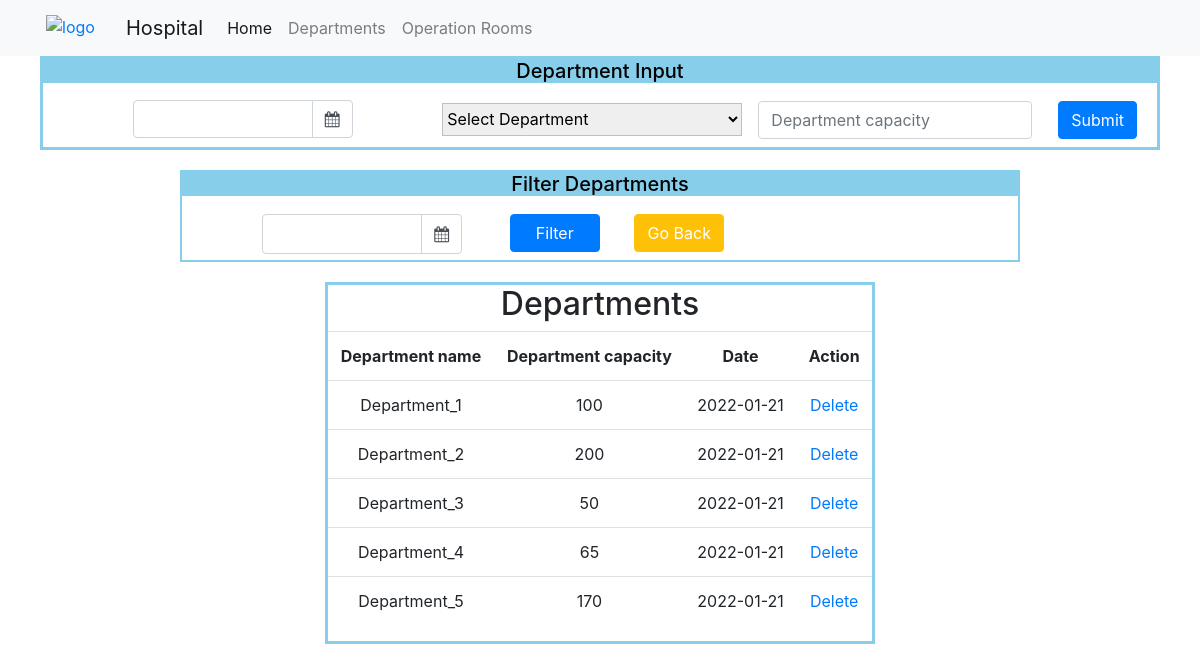
/admin, run on an earlier commit of the app's database.
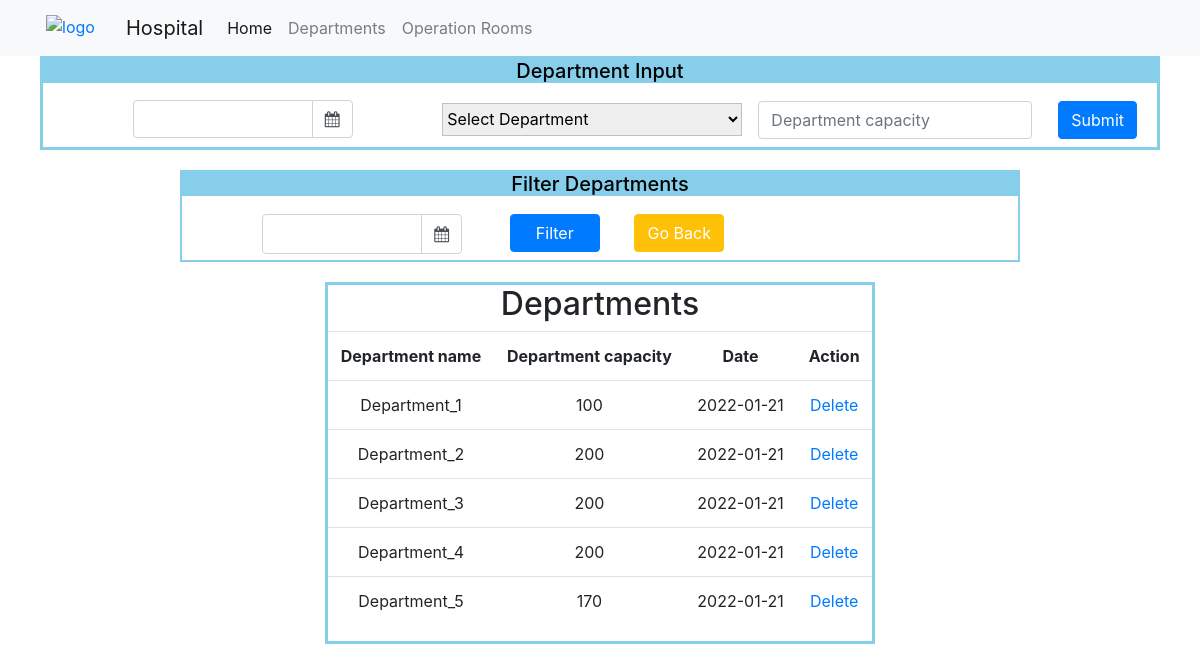
And on a later commit of the database.
### app.py (models this page shows)
class Department_Info(db.Model):
    id = db.Column(db.String(200), primary_key=True)
    department_name = db.Column(db.String(200), nullable=False)
    department_capacity = db.Column(db.Integer, nullable=False)
    date = db.Column(db.DateTime, nullable=False)

### app.py (the view)
@app.route('/admin', methods=['GET', 'POST'])
def show_tables():
    if request.method == 'POST':
        if request.form['submit_btn2'] == 'submit_form2':
            date = request.form['date']
            dep_name = request.form['dep_name']
            dep_capacity = request.form['dep_capacity']
            new_department_info = Department_Info(
                    id=str(dep_name + '-' + str(uuid.uuid4())),
                    date=datetime.strptime(date, '%m/%d/%Y').date(),
                    department_name=dep_name,
                    department_capacity=int(dep_capacity),
                    )
            try:
                db.session.add(new_department_info)
                db.session.commit()
                return redirect('/admin')
            except:
                print('There was an issue adding new user entry')
                raise
        elif request.form['submit_btn2'] == 'filter':
            filtered_date = datetime.strptime(request.form['filter_date'], '%m/%d/%Y')
            filtered_entries = Department_Info.query.filter(Department_Info.date==filtered_date).all()
            return render_template('admin.html', departments=filtered_entries)
    else:
        department_info = Department_Info.query.order_by(Department_Info.date).all()
        return render_template('admin.html', departments=department_info)

### templates/admin.html (shortened to what this page needs)
<!DOCTYPE html>
<html lang="en">
<head>
    <link rel="stylesheet" href="{{ url_for('static', filename='css/styles.css') }}">
    <link rel="stylesheet" href="https://maxcdn.bootstrapcdn.com/bootstrap/4.0.0/css/bootstrap.min.css">
    <link rel="stylesheet" href="https://cdnjs.cloudflare.com/ajax/libs/bootstrap-datepicker/1.9.0/css/bootstrap-datepicker.min.css">
    <link rel="stylesheet" href="https://cdnjs.cloudflare.com/ajax/libs/font-awesome/4.7.0/css/font-awesome.min.css">
</head>
<body>
    <nav class="navbar navbar-expand-lg navbar-light bg-light">
        <div class="image">
            <a href="/">
                <img src="http://www.clipartsuggest.com/images/633/red-medical-symbol-9MqeBw-clipart.jpeg" alt="logo">
            </a>
        </div>
        <a class="navbar-brand" href="/">Hospital</a>
        <div class="collapse navbar-collapse" id="navbarNav">
          <ul class="navbar-nav">
            <li class="nav-item active">
              <a class="nav-link" href="/">Home <span class="sr-only">(current)</span></a>
            </li>
            <li class="nav-item">
              <a class="nav-link" href="/admin">Departments</a>
            </li>
            <li class="nav-item">
              <a class="nav-link" href="/rooms">Operation Rooms</a>
            </li>
          </ul>
        </div>
    </nav>
    <div class="user_input">
        <div class="heading"><h5>Department Input</h5></div>
        <form action='/admin' class="form-inline" method="post">
                <div class="input-group date" id="datepicker">
                    <input type="text" class="form-control" id='date_input' name='date' required/>
                    <span class="input-group-append">
                        <span class="input-group-text bg-white">
                            <i class="fa fa-calendar"></i>
                        </span>
                    </span>
                </div>
            <div class="dropdown_select" name='dropdown_select'>
                <select id="list" name='dep_name' onchange="getSelectValue();" required>
                    <option value="" disabled selected>Select Department</option>
                </select>
            </div>
            <div class="form-group mx-sm-3 mb-2" name='dur_and_cap'>
                <input type="number" min="0" class="form-control" name='dep_capacity' id="dep_capacity" placeholder="Department capacity" required>
            </div>
            <button type="submit" class="btn btn-primary mb-2" name="submit_btn2" value="submit_form2">Submit</button>
        </form>
    </div>
    <div class="filter">
        <div class="heading"><h5>Filter Departments</h5></div>
        <form action="/admin" method="post">
            <div class="input-group date" id="datepicker2">
                <input type="text" class="form-control" id='date_input2' name='filter_date' required/>
                <span class="input-group-append" id="filter_span">
                    <span class="input-group-text bg-white" >
                        <i class="fa fa-calendar"></i>
                    </span>
                </span>
            </div>
            <div class="filter_and_home_btns">
                <button type="submit" class="btn btn-primary mb-2" name="submit_btn2" value="filter" id="filter_btn">Filter</button>
                <button type="button" class="btn btn-warning mb-2" id="home_btn" onclick="history.back()"><a href="javascript:history.back()">Go Back</a></button>
            </div>
        </form>
    </div>
    <div class="Table_content" id="department_info">
        <table class="table">
            <thead><h2>Departments</h2></thead>
            <tbody class="table_body">
                    <tr>
                        <th>Department name</th>
                        <th>Department capacity</th>
                        <th>Date</th>
                        <th>Action</th>
                    </tr>
                {% for department in departments: %}
                    <tr>
                        <td>{{department.department_name}}</td>
                        <td>{{department.department_capacity}}</td>
                        <td>{{department.date.date()}}</td>
                        <td>
                            <a href="/admin/delete/{{department.id}}">Delete</a>
                        </td>
                    </tr>
                {% endfor %}
            </tbody>
        </table>
    </div>
</body>
</html>

### static/css/styles.css (style rules this page uses)
* { padding: 0; margin: 0; box-sizing: border-box; }
body { font-family: Verdana, Geneva, Tahoma, sans-serif; text-align: center; background-color: #eeeeee; }
.heading { background-color: skyblue; color: black; text-align: center; }
.user_input { margin-left: 40px; margin-right: 40px; border: 3px solid skyblue; }
.Table_content { border: 2px solid skyblue; width: 70%; text-align: center; margin: auto; margin-top: 20px; }
.table { text-align: center; }
.form-inline { margin: auto; }
#datepicker { width: 200px; margin: auto; }
#list { width: 300px; margin-left: 0; }
select { width: 300px; height: 33px; border: 1px solid rgb(191, 192, 192); }
.form-group { margin: auto; }
.btn { margin: 10px; margin-right: 20px; }
#datepicker { width: 220px; margin: auto; }
#datepicker2 { width: 300px; margin: auto; }
#date_input2 { margin-left: 80px; margin-top: 10px; height: 40px; }
#filter_span { margin-right: 20px; margin-top: 10px; height: 40px; }
#filter_btn { width: 90px; }
#home_btn { width: 90px; }
button a { color:white; }
.filter { border: 2px solid skyblue; width: 70%; text-align: center; margin: auto; margin-top: 20px; overflow: hidden; }
.filter_and_home_btns { margin-left: 50px; width: 280px; overflow: hidden; }
.filter form .input-group { margin: auto; text-align: center; width: 50vp; float:left; }
.image { width: 100px; margin: auto; margin-left: 10px; text-align: left; margin-top: 5px; }
img { margin-left: 20px; width: 50px; height: 30px; }
#department_info { border: solid skyblue; width: 550px; overflow: hidden; }

What changed in the data, as far as the page shows it:
changed Department_Info "Department_3": department_capacity "50" → "200"
changed Department_Info "Department_4": department_capacity "65" → "200"
